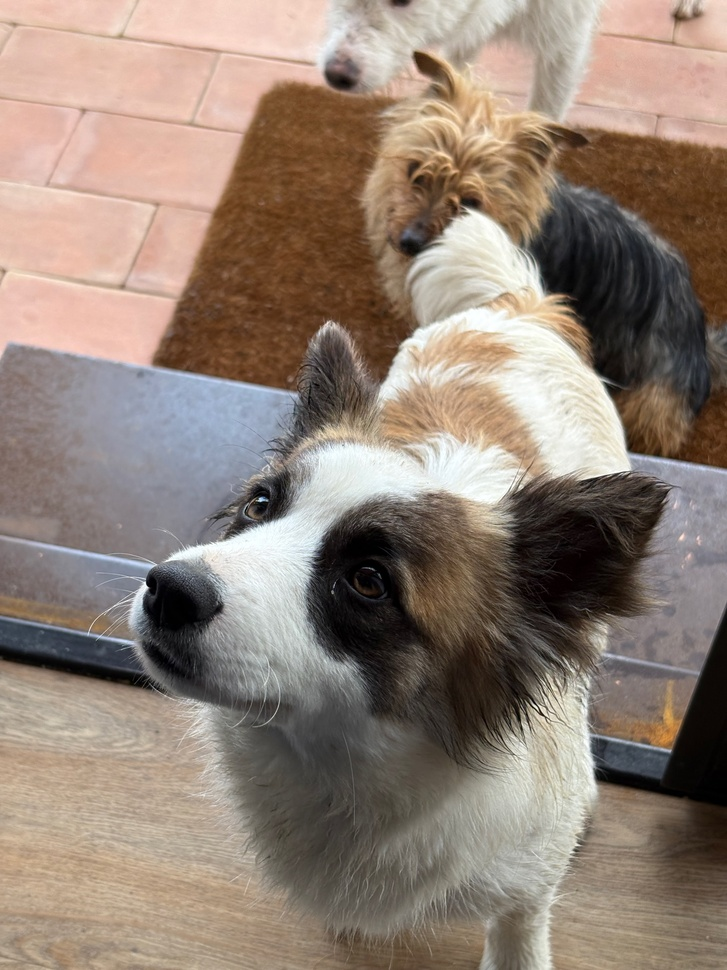
#> input picture doggo.jpeg, 727 x 970 px, shrunk from 3024 x 4032 before the run, found by its file name
$ jupyter execute _pca_tests.ipynb
#> lines starting #> are read from the running program, lines starting #| are printed output that depends on the picture
## Demo - Reconstructing a color image using PCA

[cell 1]
import numpy as np
import matplotlib.pyplot as plt
from sklearn.decomposition import PCA
from PIL import Image

[cell 2]
basefolder = '/Users/fp/GitHub Repos/UNISA-Vault/MastersDegree/Data Science/Exercises/Python scripts/'
image = Image.open(f'{basefolder}doggo.jpeg')
#> image is the input picture: PIL image 727x970 RGB; mean R, G, B 145.7, 129.8, 117.8

image = image.resize((1000, 1000))              # resizing image to 1000x1000 pixels
#> image: PIL image 1000x1000 RGB
image_array = np.array(image)                   # convert image to numpy array

X_red = image_array[:,:,0]                      # red channel
X_green = image_array[:,:,1]                    # green channel
X_blue = image_array[:,:,2]                     # blue channel
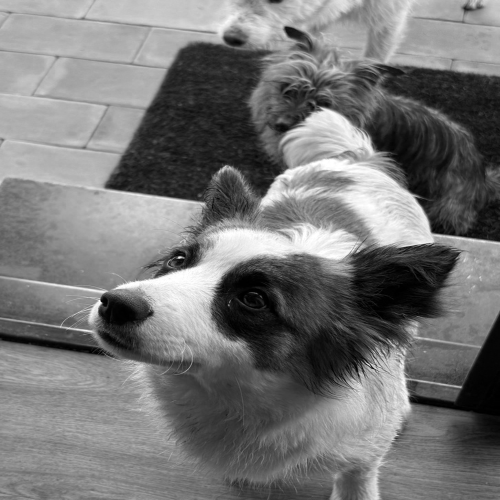
#> X_blue: shape (1000, 1000) (shown at 1/2 size); min 0, max 255, mean 117.8

print(f"Red channel shape: {X_red.shape}")
#| Red channel shape: (1000, 1000)
print(f"Green channel shape: {X_green.shape}")
#| Green channel shape: (1000, 1000)
print(f"Blue channel shape: {X_blue.shape}")
#| Blue channel shape: (1000, 1000)

# for each channel, we have 1000 observations (rows) and 1000 features (columns)
# we will apply PCA to each channel separately

pca_red = PCA().fit(X_red)
pca_green = PCA().fit(X_green)
pca_blue = PCA().fit(X_blue)

var_red = np.cumsum(pca_red.explained_variance_ratio_)  # cumulative explained variance for red channel
#> var_red = 1000 values from 0.356 to 1
var_green = np.cumsum(pca_green.explained_variance_ratio_)  # cumulative explained variance for green channel
#> var_green = 1000 values from 0.322 to 1
var_blue = np.cumsum(pca_blue.explained_variance_ratio_)  # cumulative explained variance for blue channel
#> var_blue = 1000 values from 0.29 to 1

plt.figure(figsize=(8, 6))
plt.plot(var_red, marker='o', label='Red Channel')
plt.plot(var_green, marker='s', label='Green Channel')
plt.plot(var_blue, marker='^', label='Blue Channel')
plt.xlabel('Number of Principal Components')
plt.ylabel('Cumulative Explained Variance')
plt.title('Cumulative Explained Variance vs Number of Principal Components')
plt.grid()
plt.show()

[cell 3]
# reduce dimensionality across several k values with less repetition
ks = [500, 250, 125, 75, 50, 25, 12]
positions = [2, 3, 4, 5, 6, 7, 8]

plt.subplots(2, 4, figsize=(15, 10))

# original image
plt.subplot(2, 4, 1)
plt.imshow(image)
plt.title(f"Original, with k = {X_red.shape[1]} components")
plt.axis("off")

def reconstruct_channel(X, k):
  pca = PCA(n_components=k)
  return pca.inverse_transform(pca.fit_transform(X))

for k, pos in zip(ks, positions):
  img_red_k = reconstruct_channel(X_red, k)
  img_green_k = reconstruct_channel(X_green, k)
  img_blue_k = reconstruct_channel(X_blue, k)

  img_k = np.stack((img_red_k, img_green_k, img_blue_k), axis=2)
  img_k = np.clip(img_k, 0, 255).astype(np.uint8)  # ensure pixel RGB values are in the valid range, before casting to a 8-bit unsigned integer value

  plt.subplot(2, 4, pos)
  plt.imshow(img_k)
  plt.title(f"k = {k}")
  plt.axis("off")

plt.tight_layout()
plt.show()
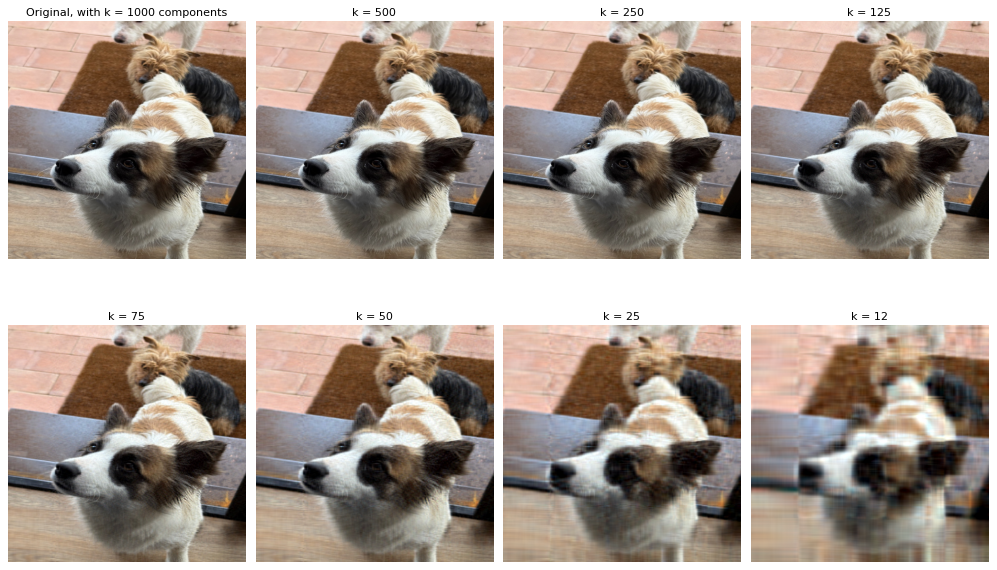
#> figure drawn by matplotlib, 8 panels

[cell 4]
# what if I ask for a k value which explains at least 95% of the variance?

pve = 0.95

pca_red_pve = PCA(n_components=pve, svd_solver='full').fit(X_red)
pca_green_pve = PCA(n_components=pve, svd_solver='full').fit(X_green)
pca_blue_pve = PCA(n_components=pve, svd_solver='full').fit(X_blue)

print(f"Number of components for red channel to explain {pve*100}% variance: {pca_red_pve.n_components_}")
#| Number of components for red channel to explain 95.0% variance: 18
print(f"Number of components for green channel to explain {pve*100}% variance: {pca_green_pve.n_components_}")
#| Number of components for green channel to explain 95.0% variance: 20
print(f"Number of components for blue channel to explain {pve*100}% variance: {pca_blue_pve.n_components_}")
#| Number of components for blue channel to explain 95.0% variance: 21

k = min(pca_red_pve.n_components_, pca_green_pve.n_components_, pca_blue_pve.n_components_)
#> k = 18
img_red_k = reconstruct_channel(X_red, k)
img_green_k = reconstruct_channel(X_green, k)
img_blue_k = reconstruct_channel(X_blue, k)

img_k = np.stack((img_red_k, img_green_k, img_blue_k), axis=2)
img_k = np.clip(img_k, 0, 255).astype(np.uint8)  # ensure pixel RGB values are in the valid range
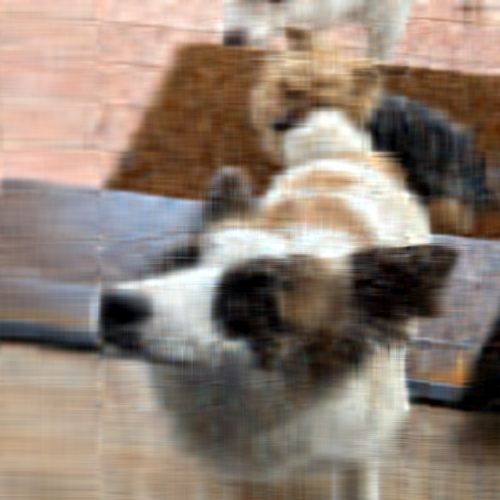
#> img_k: shape (1000, 1000, 3) (shown at 1/2 size); mean of channels 0, 1, 2 145.2, 129.3, 117.4; drawn as R, G, B

plt.imshow(img_k)
plt.title(f"k = {k} (>={pve*100}% variance)")
plt.axis("off")
plt.show()

Ok, it works pretty well... but what if I implement this by scratch? Without using scikit-learn library, but only numpy?

Let's do this.

[cell 5]
# let's center the data matrices for each channel by subtracting the mean of each column (feature) from the corresponding column values,
# so that we can compute the covariance matrix and eigenvalues/eigenvectors for PCA

mu_red = np.mean(X_red, axis=0)
#> mu_red = 1000 values, max 186.3 at index 190, min 101.7 at index 482, mean 145.7
mu_green = np.mean(X_green, axis=0)
#> mu_green = 1000 values, max 167.5 at index 191, min 83.72 at index 999, mean 129.8
mu_blue = np.mean(X_blue, axis=0)
#> mu_blue = 1000 values, max 159.3 at index 190, min 72.21 at index 999, mean 117.8

X_red_centered = X_red - mu_red
X_green_centered = X_green - mu_green
X_blue_centered = X_blue - mu_blue

# these are square matrices, so we can compute the covariance matrix as X^T X,
# and then compute eigenvalues and eigenvectors for PCA (so we don't need to use Single Value Decomposition (SVD))

cov_red = np.cov(X_red_centered, rowvar=False)
cov_green = np.cov(X_green_centered, rowvar=False)
cov_blue = np.cov(X_blue_centered, rowvar=False)

# these functions return eigenvalues with corresponding eigenvectors, sorted in ascending order of eigenvalues

eigenvalues_red, eigenvectors_red = np.linalg.eigh(cov_red)
#> eigenvalues_red = 1000 values from 3.15e-12 to 1302393.5
eigenvalues_green, eigenvectors_green = np.linalg.eigh(cov_green)
#> eigenvalues_green = 1000 values from 2.14e-12 to 1064897.3
eigenvalues_blue, eigenvectors_blue = np.linalg.eigh(cov_blue)
#> eigenvalues_blue = 1000 values from 7.77e-13 to 969557.4

# let's reverse the order of eigenvalues and eigenvectors to get them in descending order of eigenvalues
# these are called covariance matrices of the principal components

eigenvalues_red = eigenvalues_red[::-1]
#> eigenvalues_red = 1000 values, max 1302393.5 at index 0, min 3.15e-12 at index 999, mean 3658.1
eigenvectors_red = eigenvectors_red[:, ::-1]      # W_red

eigenvalues_green = eigenvalues_green[::-1]
#> eigenvalues_green = 1000 values, max 1064897.3 at index 0, min 2.14e-12 at index 999, mean 3302.2
eigenvectors_green = eigenvectors_green[:, ::-1]  # W_green

eigenvalues_blue = eigenvalues_blue[::-1]
#> eigenvalues_blue = 1000 values, max 969557.4 at index 0, min 7.77e-13 at index 999, mean 3343.2
eigenvectors_blue = eigenvectors_blue[:, ::-1]    # W_blue

# now we are going to compute the T matrix for each channel, which is the projection of the original data onto the eigenvectors (principal components)
T_red = X_red_centered @ eigenvectors_red
T_green = X_green_centered @ eigenvectors_green
T_blue = X_blue_centered @ eigenvectors_blue

# we can obtain the covariance matrices of the principal components by computing T^T T / (n_samples - 1)
cov_T_red = np.cov(T_red, rowvar=False)
cov_T_green = np.cov(T_green, rowvar=False)
cov_T_blue = np.cov(T_blue, rowvar=False)

# now we can check that the covariance matrices of the principal components are diagonal, with the eigenvalues on the diagonal
print("Covariance matrix of T_red (should be diagonal with eigenvalues):")
print(cov_T_red)
#> (printed output is left out)
print("\nCovariance matrix of T_green (should be diagonal with eigenvalues):")
print(cov_T_green)
#> (printed output is left out)
print("\nCovariance matrix of T_blue (should be diagonal with eigenvalues):")
print(cov_T_blue)
#> (printed output is left out)

# let's try to reconstruct the original image now, by picking the first k=18 principal components for each channel, and then projecting back to the original space

k = 18
T_red_k = T_red[:, :k]
T_green_k = T_green[:, :k]
T_blue_k = T_blue[:, :k]

X_red_k = T_red_k @ eigenvectors_red[:, :k].T + mu_red
X_green_k = T_green_k @ eigenvectors_green[:, :k].T + mu_green
X_blue_k = T_blue_k @ eigenvectors_blue[:, :k].T + mu_blue

img_k = np.stack((X_red_k, X_green_k, X_blue_k), axis=2)
img_k = np.clip(img_k, 0, 255).astype(np.uint8)

plt.imshow(img_k)
plt.title(f"Reconstructed with k = {k} components")
plt.axis("off")
plt.show()

Okay, now let's try SVD by using the image in it's original aspect ratio

[cell 6]
image = Image.open(f'{basefolder}doggo.jpeg')
image_array = np.array(image)

M_red = image_array[:,:,0]                      # red channel
M_green = image_array[:,:,1]                    # green channel
M_blue = image_array[:,:,2]                     # blue channel
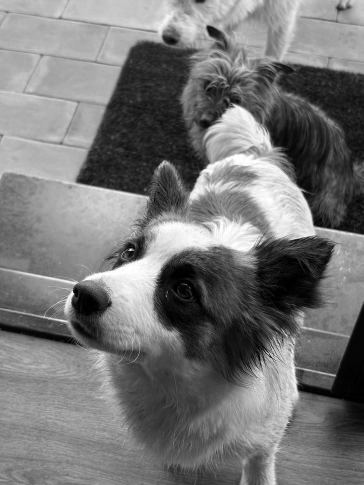
#> M_blue: shape (970, 727) (shown at 1/2 size); min 0, max 255, mean 117.8

print(f"Original photo resolution (shape): {M_red.shape}")  # (4032, 3024) is the original photo resolution
#| Original photo resolution (shape): (970, 727)

# center the data
mu_red = np.mean(M_red, axis=0)
#> mu_red = 727 values, max 186.3 at index 138, min 101.8 at index 350, mean 145.7
mu_green = np.mean(M_green, axis=0)
#> mu_green = 727 values, max 167.5 at index 138, min 83.74 at index 726, mean 129.8
mu_blue = np.mean(M_blue, axis=0)
#> mu_blue = 727 values, max 159.3 at index 138, min 72.23 at index 726, mean 117.8

M_red_centered = M_red - mu_red
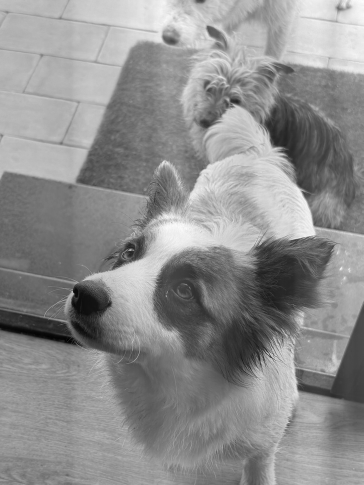
#> M_red_centered: shape (970, 727) float64 (shown at 1/2 size); min -186.2, max 147.4, mean 0; drawn with min black and max white
M_green_centered = M_green - mu_green
M_blue_centered = M_blue - mu_blue
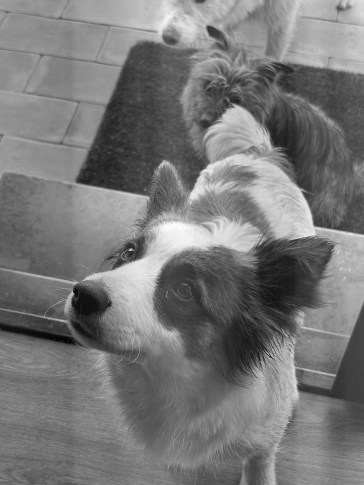
#> M_blue_centered: shape (970, 727) float64 (shown at 1/2 size); min -159.3, max 178.2, mean 0; drawn with min black and max white

# now we do need to find the singular values and singular vectors of the centered data matrices,
# because they are not square (4032, 3024), so we cannot compute the covariance matrix as M^T M

# we know that matrix M is defined as M = U S V^T, where:
#  - U is the matrix of left singular vectors,
#  - S is the diagonal matrix of singular values,
#  - V^T is the transpose of the matrix of right singular vectors

# NOTE: these operations may take a while to compute if the image resolution is high and SVD is a pretty computationally expensive operation
U_red, S_red, Vt_red        = np.linalg.svd(M_red_centered, full_matrices=False)
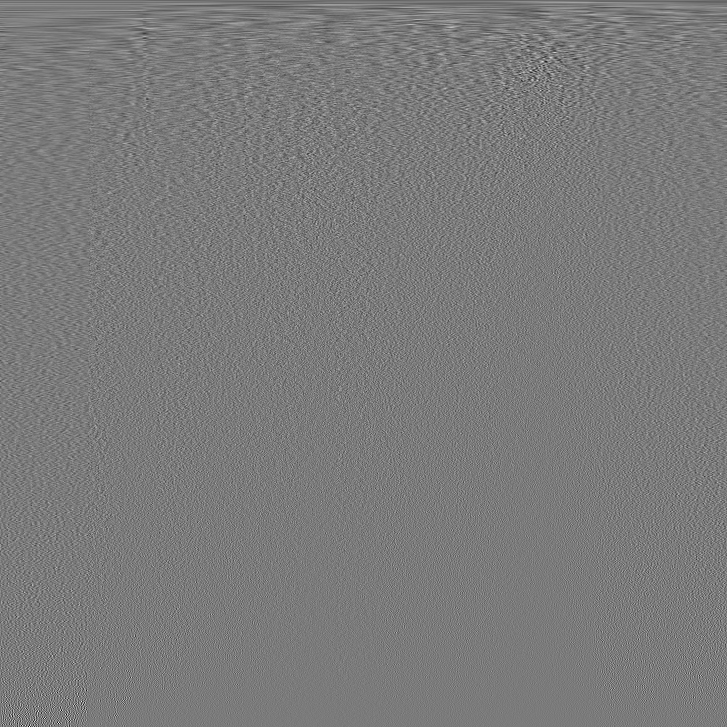
#> Vt_red: shape (727, 727) float64; min -0.319, max 0.341, mean -6.6e-05; drawn with min black and max white
#> S_red = 727 values, max 30291.7 at index 0, min 3.99 at index 726, mean 452
U_green, S_green, Vt_green  = np.linalg.svd(M_green_centered, full_matrices=False)
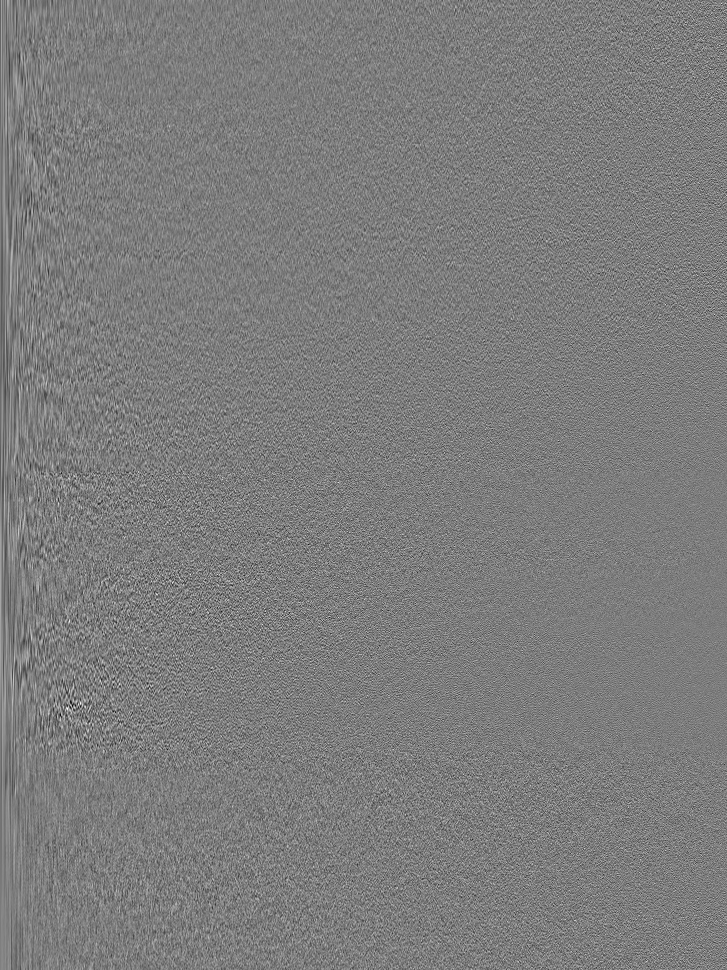
#> U_green: shape (970, 727) float64; min -0.214, max 0.222, mean 8.1e-18; drawn with min black and max white
#> S_green = 727 values, max 27391.4 at index 0, min 4 at index 726, mean 447.6
U_blue, S_blue, Vt_blue     = np.linalg.svd(M_blue_centered, full_matrices=False)
#> S_blue = 727 values, max 26136.8 at index 0, min 4.35 at index 726, mean 457.5

# NOTE: indeed, these instructions will fail to be executed -> LinAlgError: Last 2 dimensions of the array must be square.
# scikit-learn's PCA implementation uses SVD under the hood, so it can handle non-square matrices as well.
#eig_red = np.linalg.eig(M_red_centered)
#eig_green = np.linalg.eig(M_green_centered)
#eig_blue = np.linalg.eig(M_blue_centered)

print(f"Shapes of U, S, V^T for red channel: {U_red.shape}, {S_red.shape}, {Vt_red.shape}")
#| Shapes of U, S, V^T for red channel: (970, 727), (727,), (727, 727)
print(f"Shapes of U, S, V^T for green channel: {U_green.shape}, {S_green.shape}, {Vt_green.shape}")
#| Shapes of U, S, V^T for green channel: (970, 727), (727,), (727, 727)
print(f"Shapes of U, S, V^T for blue channel: {U_blue.shape}, {S_blue.shape}, {Vt_blue.shape}")
#| Shapes of U, S, V^T for blue channel: (970, 727), (727,), (727, 727)

# S matrix is a pseudo-diagonal matrix, that contains the singular values on the diagonal, and is zero everywhere else, so we can convert the S vector to a diagonal matrix
# so that we pick the first k singular values for dimensionality reduction, and then reconstruct the image by multiplying U S V^T back together

rank_red = np.sum(S_red > 1e-10)        # rank of the red channel matrix
#> rank_red = 727
rank_green = np.sum(S_green > 1e-10)    # rank of the green channel matrix
#> rank_green = 727
rank_blue = np.sum(S_blue > 1e-10)      # rank of the blue channel matrix
#> rank_blue = 727

print(f"Rank of red channel matrix: {rank_red}")
#| Rank of red channel matrix: 727
print(f"Rank of green channel matrix: {rank_green}")
#| Rank of green channel matrix: 727
print(f"Rank of blue channel matrix: {rank_blue}")
#| Rank of blue channel matrix: 727

# let's sort the singular values in descending order, and pick the first k singular values for dimensionality reduction,
# and then reconstruct the image by multiplying U S V^T back together

# this time i want to keep at least 99.9% of the variance, so I need to find the number of singular values that explain at least 99.9% of the variance
pve_min_target = 0.999

pve_red = np.cumsum(S_red**2) / np.sum(S_red**2)
#> pve_red = 727 values from 0.355 to 1
pve_green = np.cumsum(S_green**2) / np.sum(S_green**2)
#> pve_green = 727 values from 0.322 to 1
pve_blue = np.cumsum(S_blue**2) / np.sum(S_blue**2)
#> pve_blue = 727 values from 0.289 to 1

print(f"Number of singular values for red channel to explain {pve_min_target*100}% variance: {np.searchsorted(pve_red, pve_min_target) + 1}")
#| Number of singular values for red channel to explain 99.9% variance: 299
print(f"Number of singular values for green channel to explain {pve_min_target*100}% variance: {np.searchsorted(pve_green, pve_min_target) + 1}")
#| Number of singular values for green channel to explain 99.9% variance: 307
print(f"Number of singular values for blue channel to explain {pve_min_target*100}% variance: {np.searchsorted(pve_blue, pve_min_target) + 1}")
#| Number of singular values for blue channel to explain 99.9% variance: 307

k = min(np.searchsorted(pve_red, pve_min_target) + 1, np.searchsorted(pve_green, pve_min_target) + 1, np.searchsorted(pve_blue, pve_min_target) + 1)
#> k = 299
print(f"Number of singular values to keep for all channels to explain at least {pve_min_target*100}% variance: {k}")
#| Number of singular values to keep for all channels to explain at least 99.9% variance: 299

# [22 lines of commented-out code are left out]
S_red_k = S_red[:k]
#> S_red_k = 299 values, max 30291.7 at index 0, min 169.3 at index 298, mean 1010.4
S_green_k = S_green[:k]
#> S_green_k = 299 values, max 27391.4 at index 0, min 168.9 at index 298, mean 1000.1
S_blue_k = S_blue[:k]
#> S_blue_k = 299 values, max 26136.8 at index 0, min 169.1 at index 298, mean 1023.4

U_red_k = U_red[:, :k]
U_green_k = U_green[:, :k]
U_blue_k = U_blue[:, :k]

Vt_red_k = Vt_red[:k, :]
Vt_green_k = Vt_green[:k, :]
Vt_blue_k = Vt_blue[:k, :]

# reconstruct the image using the first k components and add back the mean to get original pixel values
M_red_reconstructed = (U_red_k @ np.diag(S_red_k) @ Vt_red_k) + mu_red
M_green_reconstructed = (U_green_k @ np.diag(S_green_k) @ Vt_green_k) + mu_green
M_blue_reconstructed = (U_blue_k @ np.diag(S_blue_k) @ Vt_blue_k) + mu_blue

# convert back to uint8 and stack channels
M_reconstructed = np.stack((M_red_reconstructed, M_green_reconstructed, M_blue_reconstructed), axis=2)
M_reconstructed = np.clip(M_reconstructed, 0, 255).astype(np.uint8)

# show original and reconstructed images compared
plt.figure(figsize=(12, 6))
plt.subplot(1, 2, 1)
plt.imshow(image_array)
plt.title("Original Image")
plt.axis("off")
plt.subplot(1, 2, 2)
plt.imshow(M_reconstructed)
plt.title(f"Reconstructed Image with k = {k} components using SVD")
plt.axis("off")
plt.tight_layout()
plt.show()
